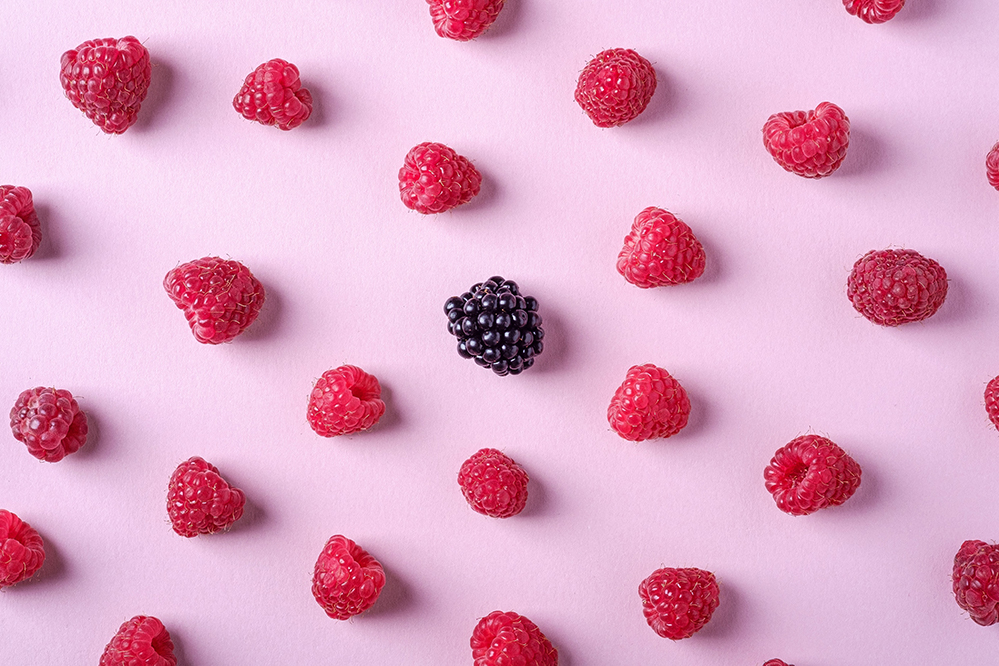
#> input picture photo1.jpg, 999 x 666 px
$ python 'image swaping and croping using opencv-python.py'
#> lines starting #> are read from the running program, lines starting #| are printed output that depends on the picture; after the words box and inside, x2 and y2 are one past the last pixel; in counts of white or black regions, pixels touching at a corner belong together
#import library
import cv2

# read image files
photo1=cv2.imread('photo1.jpg')
#> photo1 is the input picture: shape (666, 999, 3); mean B, G, R 199.1, 169.1, 224
photo2=cv2.imread('photo2.jpg')
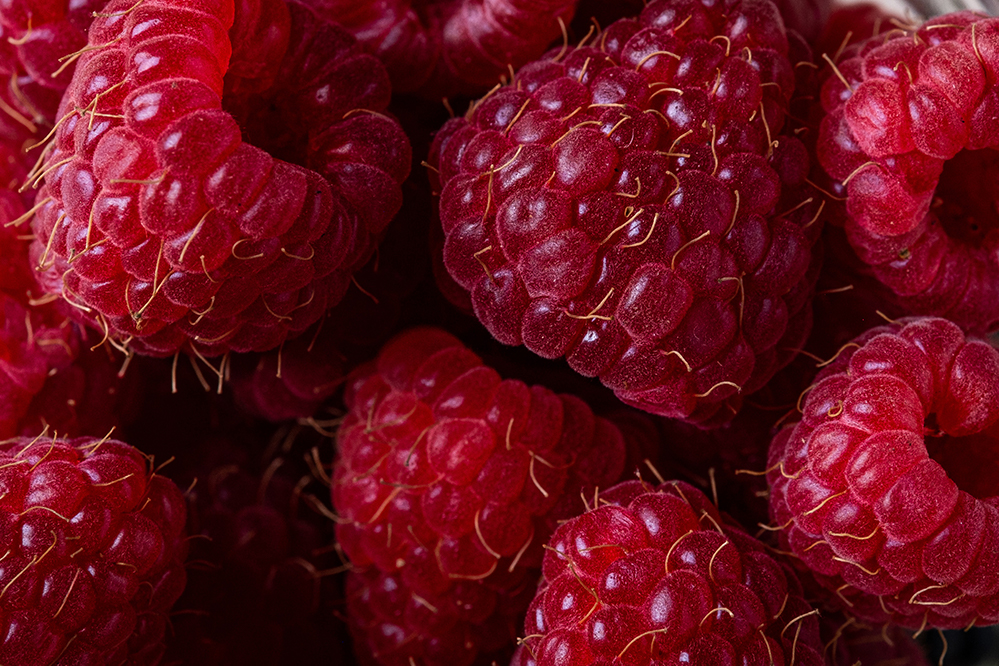
#> input picture photo2.jpg, 999 x 666 px
#> photo2 is the input picture: shape (666, 999, 3); mean B, G, R 26, 14.3, 101.6

# showing image of photo1
cv2.imshow('hi',photo1)
cv2.waitKey()
cv2.destroyAllWindows()

#Croping image of photo1
ph1=photo1[180:421,300:687]
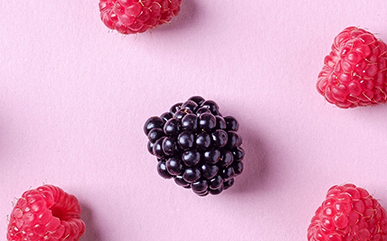
#> ph1: shape (241, 387, 3); mean B, G, R 193.4, 164.9, 220.7

# showing image of ph1
cv2.imshow('hi',ph1)
cv2.waitKey()
cv2.destroyAllWindows()

# showing image of photo2
cv2.imshow('hi',photo2)
cv2.waitKey()
cv2.destroyAllWindows()

#Croping image of photo2
ph2=photo2[180:421,300:687]
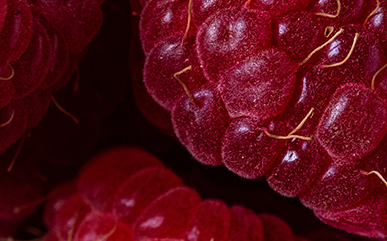
#> ph2: shape (241, 387, 3); mean B, G, R 20.9, 10.6, 85

# showing image of ph2
cv2.imshow('hi',ph2)
cv2.waitKey()
cv2.destroyAllWindows()

# restoring photo1 which's croped pixel is removed now from center
photo1=cv2.imread('photo1.jpg')

# restoring photo2 which's croped pixel is removed now from center
photo2=cv2.imread('photo2.jpg')

#swap croping image of ph2 to photo1
photo1[180:421,300:687]=ph2
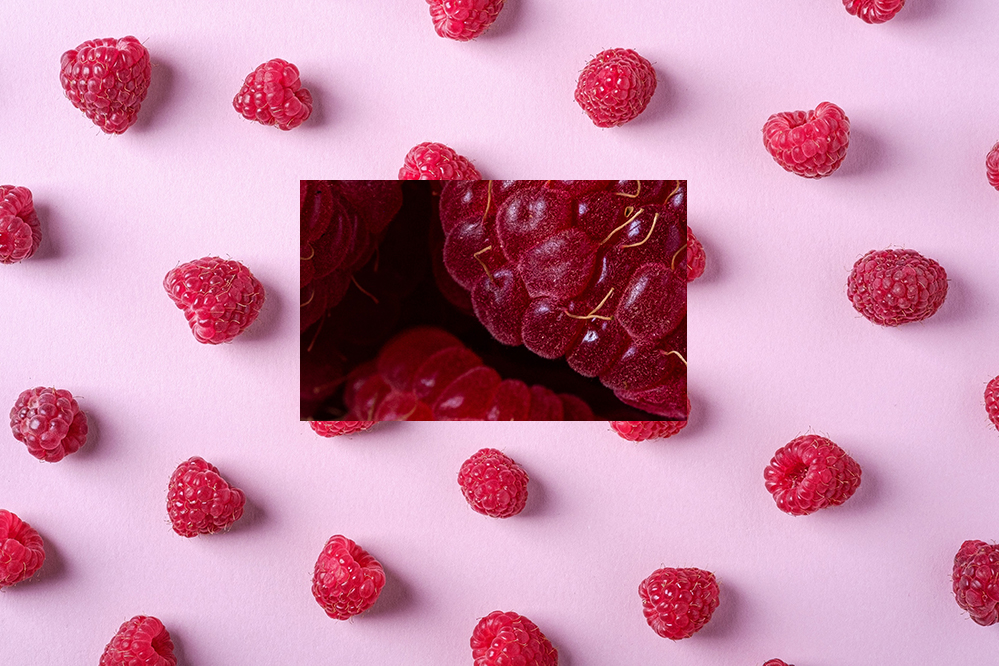
#> photo1: shape (666, 999, 3); 14.02% of pixels changed, all inside (x1, y1, x2, y2) = (300, 180, 687, 421)

#swap croping image of ph2 to photo2
photo2[180:421,300:687]=ph1
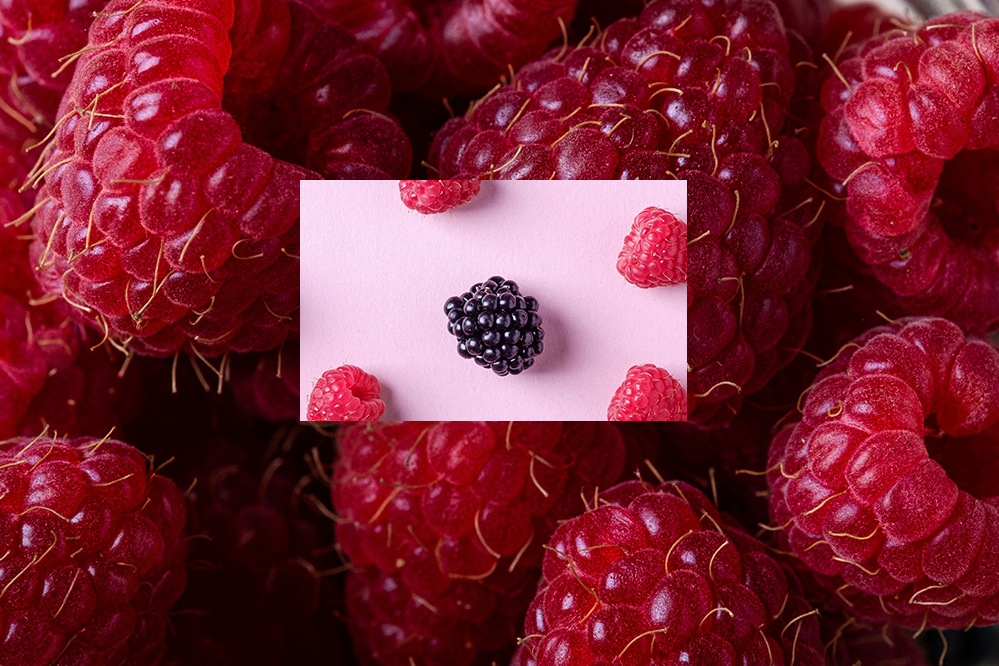
#> photo2: shape (666, 999, 3); 14.02% of pixels changed, all inside (x1, y1, x2, y2) = (300, 180, 687, 421)

#showing new swaped photo1
cv2.imshow('hi',photo1)
cv2.waitKey()
cv2.destroyAllWindows()

#showing new swaped photo2
cv2.imshow('hi',photo2)
cv2.waitKey()
cv2.destroyAllWindows()
